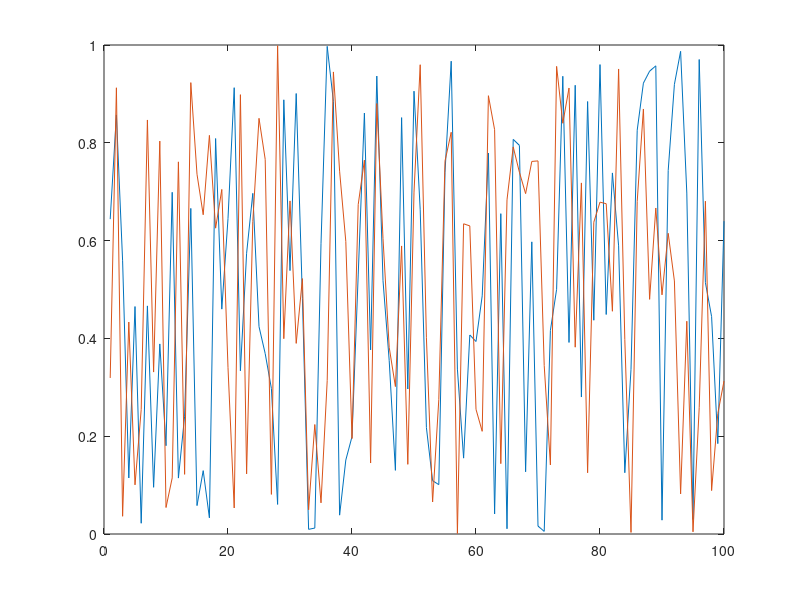

Write the MATLAB code that produced this figure.
function result = test_hold_004
result = false;
a = figure;
plot(rand(1,100));
h = gca;
hold(h,'on');
plot(rand(1,100));
drawnow;
close(a);
result = true;
